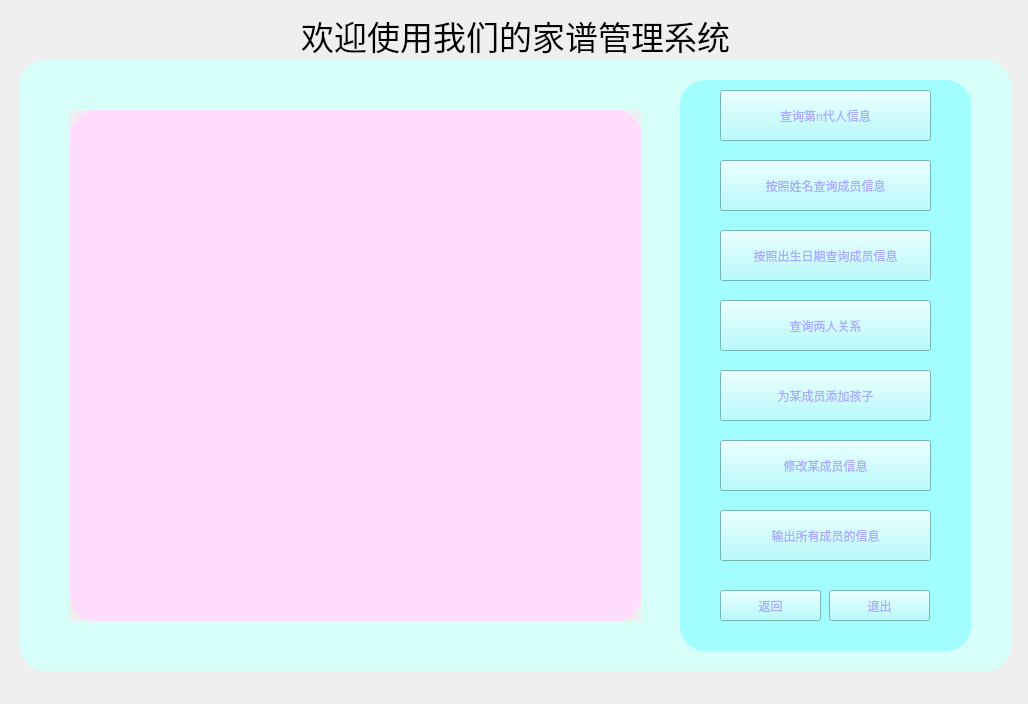
<?xml version="1.0" encoding="UTF-8"?>
<ui version="4.0">
 <class>mainexe</class>
 <widget class="QWidget" name="mainexe">
  <property name="geometry">
   <rect>
    <x>0</x>
    <y>0</y>
    <width>1028</width>
    <height>704</height>
   </rect>
  </property>
  <property name="windowTitle">
   <string>Form</string>
  </property>
  <property name="styleSheet">
   <string notr="true">#mainexe{
background-image: url(:/new/prefix1/girl_right.png);}</string>
  </property>
  <widget class="QFrame" name="frame">
   <property name="geometry">
    <rect>
     <x>20</x>
     <y>60</y>
     <width>991</width>
     <height>611</height>
    </rect>
   </property>
   <property name="styleSheet">
    <string notr="true">QPushButton{
	background-color: rgb(170, 255, 255);
	color: rgb(170, 170, 255);
}
QFrame{

	
	
	
	background-color: rgb(213, 255, 248);
	border-radius:25px
}</string>
   </property>
   <property name="frameShape">
    <enum>QFrame::StyledPanel</enum>
   </property>
   <property name="frameShadow">
    <enum>QFrame::Raised</enum>
   </property>
   <widget class="QFrame" name="frame_2">
    <property name="geometry">
     <rect>
      <x>660</x>
      <y>20</y>
      <width>291</width>
      <height>571</height>
     </rect>
    </property>
    <property name="styleSheet">
     <string notr="true">background-color: rgb(162, 253, 255);</string>
    </property>
    <property name="frameShape">
     <enum>QFrame::StyledPanel</enum>
    </property>
    <property name="frameShadow">
     <enum>QFrame::Raised</enum>
    </property>
    <widget class="QPushButton" name="pushButton_4">
     <property name="geometry">
      <rect>
       <x>40</x>
       <y>220</y>
       <width>211</width>
       <height>51</height>
      </rect>
     </property>
     <property name="text">
      <string>查询两人关系</string>
     </property>
    </widget>
    <widget class="QPushButton" name="pushButton_5">
     <property name="geometry">
      <rect>
       <x>149</x>
       <y>510</y>
       <width>101</width>
       <height>31</height>
      </rect>
     </property>
     <property name="text">
      <string>退出</string>
     </property>
    </widget>
    <widget class="QPushButton" name="pushButton_9">
     <property name="geometry">
      <rect>
       <x>40</x>
       <y>510</y>
       <width>101</width>
       <height>31</height>
      </rect>
     </property>
     <property name="text">
      <string>返回</string>
     </property>
    </widget>
    <widget class="QPushButton" name="pushButton">
     <property name="geometry">
      <rect>
       <x>40</x>
       <y>10</y>
       <width>211</width>
       <height>51</height>
      </rect>
     </property>
     <property name="styleSheet">
      <string notr="true"/>
     </property>
     <property name="text">
      <string>查询第n代人信息</string>
     </property>
    </widget>
    <widget class="QPushButton" name="pushButton_2">
     <property name="geometry">
      <rect>
       <x>40</x>
       <y>80</y>
       <width>211</width>
       <height>51</height>
      </rect>
     </property>
     <property name="text">
      <string>按照姓名查询成员信息</string>
     </property>
    </widget>
    <widget class="QPushButton" name="pushButton_8">
     <property name="geometry">
      <rect>
       <x>40</x>
       <y>430</y>
       <width>211</width>
       <height>51</height>
      </rect>
     </property>
     <property name="styleSheet">
      <string notr="true"/>
     </property>
     <property name="text">
      <string>输出所有成员的信息</string>
     </property>
    </widget>
    <widget class="QPushButton" name="pushButton_7">
     <property name="geometry">
      <rect>
       <x>40</x>
       <y>360</y>
       <width>211</width>
       <height>51</height>
      </rect>
     </property>
     <property name="text">
      <string>修改某成员信息</string>
     </property>
    </widget>
    <widget class="QPushButton" name="pushButton_3">
     <property name="geometry">
      <rect>
       <x>40</x>
       <y>150</y>
       <width>211</width>
       <height>51</height>
      </rect>
     </property>
     <property name="text">
      <string>按照出生日期查询成员信息</string>
     </property>
    </widget>
    <widget class="QPushButton" name="pushButton_6">
     <property name="geometry">
      <rect>
       <x>40</x>
       <y>290</y>
       <width>211</width>
       <height>51</height>
      </rect>
     </property>
     <property name="text">
      <string>为某成员添加孩子</string>
     </property>
    </widget>
   </widget>
   <widget class="QScrollArea" name="scrollArea">
    <property name="geometry">
     <rect>
      <x>50</x>
      <y>50</y>
      <width>571</width>
      <height>511</height>
     </rect>
    </property>
    <property name="widgetResizable">
     <bool>true</bool>
    </property>
    <widget class="QWidget" name="scrollAreaWidgetContents">
     <property name="geometry">
      <rect>
       <x>0</x>
       <y>0</y>
       <width>571</width>
       <height>511</height>
      </rect>
     </property>
     <widget class="QTextEdit" name="textEdit">
      <property name="geometry">
       <rect>
        <x>0</x>
        <y>0</y>
        <width>571</width>
        <height>511</height>
       </rect>
      </property>
      <property name="styleSheet">
       <string notr="true">background-color: rgb(255, 220, 252);</string>
      </property>
     </widget>
    </widget>
   </widget>
  </widget>
  <widget class="QLabel" name="label">
   <property name="geometry">
    <rect>
     <x>10</x>
     <y>10</y>
     <width>1011</width>
     <height>51</height>
    </rect>
   </property>
   <property name="font">
    <font>
     <family>幼圆</family>
     <pointsize>25</pointsize>
     <bold>false</bold>
    </font>
   </property>
   <property name="text">
    <string>欢迎使用我们的家谱管理系统</string>
   </property>
   <property name="alignment">
    <set>Qt::AlignCenter</set>
   </property>
  </widget>
 </widget>
 <resources/>
 <connections/>
</ui>
